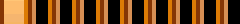

This is a level from a 2D game, rendered from its Tiled map with the project's own tilesets. A one-line summary and the complete map file follow:
An orthogonal 10x1 tile map with 24x24 px tiles, 3 tile layers (InventoryBar, InventoryItems, InventorySelection).

<map version="1.10" tiledversion="1.10.0" orientation="orthogonal" renderorder="right-down" width="10" height="1" tilewidth="24" tileheight="24" infinite="0" nextlayerid="7" nextobjectid="1">
 <tileset firstgid="1" name="MenuTiles" tilewidth="24" tileheight="24" tilecount="72" columns="4">
  <image source="MenuTiles.png" width="256" height="1152" />
 </tileset>
 <layer id="1" name="InventoryBar" width="10" height="1">
  <data encoding="csv">
22,22,22,22,22,22,22,22,22,22
</data>
 </layer>
 <layer id="5" name="InventoryItems" width="10" height="1">
  <data encoding="csv">
0,0,0,0,0,0,0,0,0,0
</data>
 </layer>
 <layer id="6" name="InventorySelection" width="10" height="1">
  <data encoding="csv">
57,0,0,0,0,0,0,0,0,0
</data>
 </layer>
</map>
